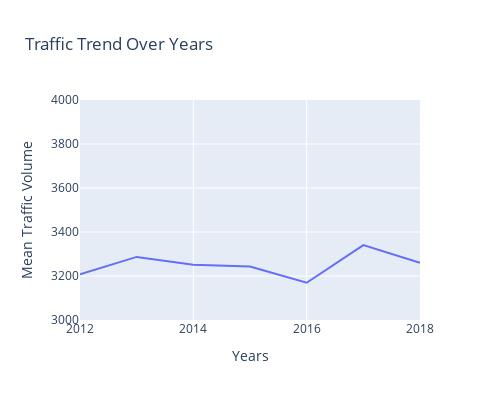

Here is the notebook cell this chart was saved with:
### Code cell
fig = px.line(df, x=x, y=y, title='Traffic Trend Over Years')
fig.update_layout(
    autosize=False,
    width=500,
    height=400,)
fig.update_xaxes(title_text='Years' )
fig.update_yaxes(range = [3000,4000] ,title_text='Mean Traffic Volume' )
fig.show()

### Figure 1 — Plotly figure (JSON) as saved in the notebook; plotly's stock layout.template omitted (floating-point values rounded to 4 significant figures)
{"data": [{"hovertemplate": "x=%{x}<br>y=%{y}<extra></extra>", "legendgroup": "", "line": {"color": "#636efa", "dash": "solid"}, "marker": {"symbol": "circle"}, "mode": "lines", "name": "", "orientation": "v", "showlegend": false, "type": "scatter", "x": [2012, 2013, 2014, 2015, 2016, 2017, 2018], "xaxis": "x", "y": [3208.0, 3287.0, 3251.0, 3243.0, 3169.0, 3341.0, 3260.0], "yaxis": "y"}], "layout": {"autosize": false, "height": 400, "legend": {"tracegroupgap": 0}, "title": {"text": "Traffic Trend Over Years"}, "width": 500, "xaxis": {"anchor": "y", "domain": [0, 1], "title": {"text": "Years"}}, "yaxis": {"anchor": "x", "domain": [0, 1], "range": [3000, 4000], "title": {"text": "Mean Traffic Volume"}}}}
